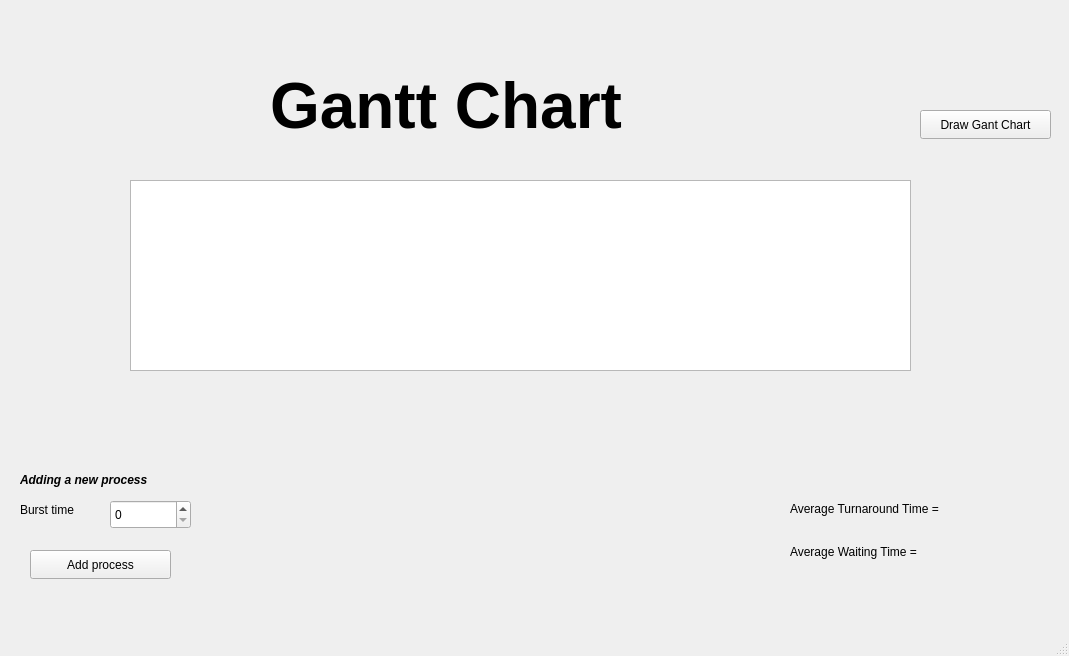
<?xml version="1.0" encoding="UTF-8"?>
<ui version="4.0">
 <class>MainWindow</class>
 <widget class="QMainWindow" name="MainWindow">
  <property name="geometry">
   <rect>
    <x>0</x>
    <y>0</y>
    <width>1069</width>
    <height>656</height>
   </rect>
  </property>
  <property name="windowTitle">
   <string>MainWindow</string>
  </property>
  <widget class="QWidget" name="centralwidget">
   <widget class="QPushButton" name="pushButton">
    <property name="geometry">
     <rect>
      <x>920</x>
      <y>110</y>
      <width>131</width>
      <height>29</height>
     </rect>
    </property>
    <property name="text">
     <string>Draw Gant Chart</string>
    </property>
   </widget>
   <widget class="QGraphicsView" name="graphicsView">
    <property name="geometry">
     <rect>
      <x>130</x>
      <y>180</y>
      <width>781</width>
      <height>191</height>
     </rect>
    </property>
   </widget>
   <widget class="QPushButton" name="newProccesButton">
    <property name="geometry">
     <rect>
      <x>30</x>
      <y>550</y>
      <width>141</width>
      <height>29</height>
     </rect>
    </property>
    <property name="text">
     <string>Add process</string>
    </property>
   </widget>
   <widget class="QSpinBox" name="newProcessspinBox">
    <property name="geometry">
     <rect>
      <x>110</x>
      <y>500</y>
      <width>81</width>
      <height>29</height>
     </rect>
    </property>
   </widget>
   <widget class="QLabel" name="label">
    <property name="geometry">
     <rect>
      <x>270</x>
      <y>50</y>
      <width>461</width>
      <height>111</height>
     </rect>
    </property>
    <property name="font">
     <font>
      <pointsize>48</pointsize>
      <bold>true</bold>
     </font>
    </property>
    <property name="text">
     <string>Gantt Chart</string>
    </property>
   </widget>
   <widget class="QLabel" name="label_4">
    <property name="geometry">
     <rect>
      <x>20</x>
      <y>470</y>
      <width>191</width>
      <height>20</height>
     </rect>
    </property>
    <property name="font">
     <font>
      <italic>true</italic>
      <bold>true</bold>
     </font>
    </property>
    <property name="text">
     <string>Adding a new process</string>
    </property>
   </widget>
   <widget class="QLabel" name="label_5">
    <property name="geometry">
     <rect>
      <x>20</x>
      <y>500</y>
      <width>91</width>
      <height>20</height>
     </rect>
    </property>
    <property name="text">
     <string>Burst time</string>
    </property>
   </widget>
   <widget class="QWidget" name="verticalLayoutWidget">
    <property name="geometry">
     <rect>
      <x>790</x>
      <y>490</y>
      <width>192</width>
      <height>80</height>
     </rect>
    </property>
    <layout class="QVBoxLayout" name="verticalLayout_2">
     <item>
      <widget class="QLabel" name="label_3">
       <property name="text">
        <string>Average Turnaround Time =</string>
       </property>
      </widget>
     </item>
     <item>
      <widget class="QLabel" name="label_2">
       <property name="text">
        <string>Average Waiting Time = </string>
       </property>
      </widget>
     </item>
    </layout>
   </widget>
  </widget>
  <widget class="QMenuBar" name="menubar">
   <property name="geometry">
    <rect>
     <x>0</x>
     <y>0</y>
     <width>1069</width>
     <height>25</height>
    </rect>
   </property>
  </widget>
  <widget class="QStatusBar" name="statusbar"/>
 </widget>
 <resources/>
 <connections/>
</ui>
